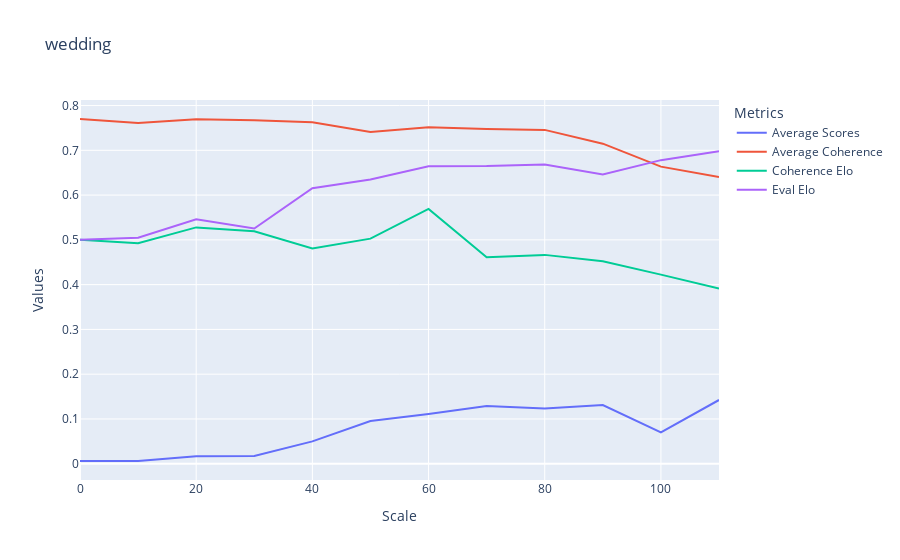

Notebook code for this chart:
### Code cell
df = pd.DataFrame({
    'Scale': scales,
    'Average Scores': avg_scores,
    'Average Coherence': avg_coherence,
    'Coherence Elo': c_p_win,
    'Eval Elo': e_p_win,
})

fig = px.line(df, x='Scale', y=['Average Scores', 'Average Coherence', 'Coherence Elo', 'Eval Elo'],
              title=name)

fig.update_layout(
    xaxis_title="Scale",
    yaxis_title="Values",
    legend_title="Metrics"
)

# Show the plot
fig.show()

### Figure 1 — Plotly figure (JSON) as saved in the notebook; plotly's stock layout.template omitted (floating-point values rounded to 4 significant figures)
{"data": [{"hovertemplate": "variable=Average Scores<br>Scale=%{x}<br>value=%{y}<extra></extra>", "legendgroup": "Average Scores", "line": {"color": "#636efa", "dash": "solid"}, "marker": {"symbol": "circle"}, "mode": "lines", "name": "Average Scores", "orientation": "v", "showlegend": true, "type": "scatter", "x": [0, 10, 20, 30, 40, 50, 60, 70, 80, 90, 100, 110], "xaxis": "x", "y": [0.006076, 0.006076, 0.01649, 0.01736, 0.04991, 0.09549, 0.1111, 0.1289, 0.1233, 0.1311, 0.06988, 0.1424], "yaxis": "y"}, {"hovertemplate": "variable=Average Coherence<br>Scale=%{x}<br>value=%{y}<extra></extra>", "legendgroup": "Average Coherence", "line": {"color": "#EF553B", "dash": "solid"}, "marker": {"symbol": "circle"}, "mode": "lines", "name": "Average Coherence", "orientation": "v", "showlegend": true, "type": "scatter", "x": [0, 10, 20, 30, 40, 50, 60, 70, 80, 90, 100, 110], "xaxis": "x", "y": [0.77, 0.7613, 0.7695, 0.7674, 0.7626, 0.7409, 0.7517, 0.7478, 0.7457, 0.7148, 0.6636, 0.6402], "yaxis": "y"}, {"hovertemplate": "variable=Coherence Elo<br>Scale=%{x}<br>value=%{y}<extra></extra>", "legendgroup": "Coherence Elo", "line": {"color": "#00cc96", "dash": "solid"}, "marker": {"symbol": "circle"}, "mode": "lines", "name": "Coherence Elo", "orientation": "v", "showlegend": true, "type": "scatter", "x": [0, 10, 20, 30, 40, 50, 60, 70, 80, 90, 100, 110], "xaxis": "x", "y": [0.5, 0.4926, 0.5278, 0.5191, 0.4809, 0.5028, 0.569, 0.4611, 0.4665, 0.4522, 0.4224, 0.3914], "yaxis": "y"}, {"hovertemplate": "variable=Eval Elo<br>Scale=%{x}<br>value=%{y}<extra></extra>", "legendgroup": "Eval Elo", "line": {"color": "#ab63fa", "dash": "solid"}, "marker": {"symbol": "circle"}, "mode": "lines", "name": "Eval Elo", "orientation": "v", "showlegend": true, "type": "scatter", "x": [0, 10, 20, 30, 40, 50, 60, 70, 80, 90, 100, 110], "xaxis": "x", "y": [0.5, 0.5046, 0.5462, 0.5255, 0.6155, 0.6346, 0.6646, 0.6647, 0.6682, 0.646, 0.6781, 0.6977], "yaxis": "y"}], "layout": {"legend": {"title": {"text": "Metrics"}, "tracegroupgap": 0}, "title": {"text": "wedding"}, "xaxis": {"anchor": "y", "domain": [0, 1], "title": {"text": "Scale"}}, "yaxis": {"anchor": "x", "domain": [0, 1], "title": {"text": "Values"}}}}
